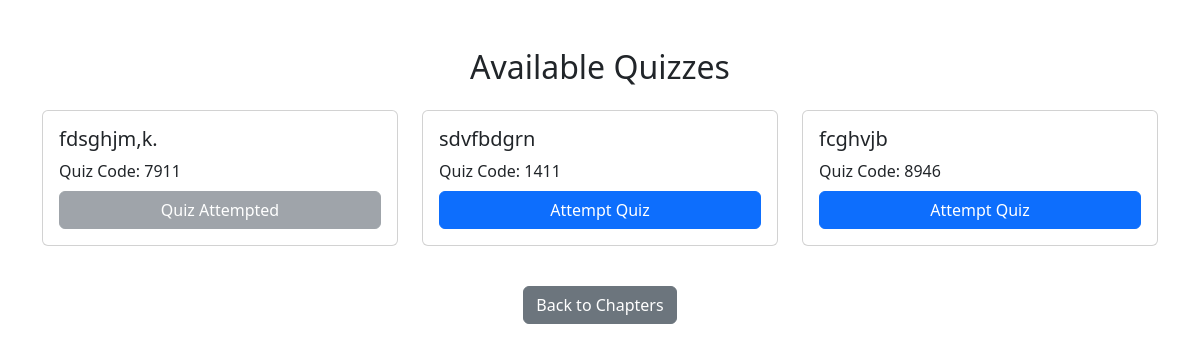
The page /user_quizzes/CSE003/8/quizzes (signed in) on the database its author committed.
### models/quiz.py (models this page shows)
class Quiz(db.Model):
    code = db.Column(db.String(4), primary_key=True)  # Unique 4-digit code
    name = db.Column(db.String(120), nullable=False)
    chapter_id = db.Column(db.Integer, db.ForeignKey('chapter.id'), nullable=False)
    date_of_quiz = db.Column(db.Date, default=date.today)
    time_duration = db.Column(db.String(5))  # Format hh:mm
    remarks = db.Column(db.Text)
    questions = db.relationship('Question', backref='quiz', lazy=True)

### controllers/user_controller.py (the view)
@user_bp.route('/user_quizzes/<subject_id>/<int:chapter_id>/quizzes')
def list_quizzes_for_chapter(subject_id, chapter_id):
    if 'username' not in session:
        flash("Please log in to attempt a quiz", "warning")
        return redirect(url_for('auth.login'))
    quizzes = Quiz.query.filter_by(chapter_id=chapter_id).all()
    if not quizzes:
        flash("No quizzes available in this chapter.", "warning")
        return redirect(url_for('user.list_quiz_chapters', subject_id=subject_id))
    user_id = session.get('user_id')
    attempted_responses = UserResponse.query.filter_by(user_id=user_id).all()
    attempted_quizzes = {response.quiz_code for response in attempted_responses}
    return render_template('users/list_quizzes.html',
                           subject_id=subject_id,
                           chapter_id=chapter_id,
                           quizzes=quizzes,
                           attempted_quizzes=attempted_quizzes)

### templates/users/list_quizzes.html (shortened to what this page needs)
<!DOCTYPE html>
<html lang="en">
<head>
  <link href="https://cdn.jsdelivr.net/npm/bootstrap@5.3.0/dist/css/bootstrap.min.css" rel="stylesheet">
</head>
<body>
  <div class="container mt-5">
    <h2 class="text-center mb-4">Available Quizzes</h2>
    <div class="row">
      {% for quiz in quizzes %}
      <div class="col-md-4 col-12 mb-3">
        <div class="card quiz-card">
          <div class="card-body d-flex flex-column justify-content-between">
            <div>
              <h5 class="card-title">{{ quiz.name }}</h5>
              <p class="card-text">Quiz Code: {{ quiz.code }}</p>
            </div>
            <div class="mt-2">
              {% if quiz.code in attempted_quizzes %}
                <button class="btn btn-secondary w-100" disabled>Quiz Attempted</button>
              {% else %}
                <a href="{{ url_for('user.attempt_quiz', subject_id=subject_id, chapter_id=chapter_id, quiz_code=quiz.code) }}" class="btn btn-primary w-100">Attempt Quiz</a>
              {% endif %}
            </div>
          </div>
        </div>
      </div>
      {% else %}
      <div class="col-12">
        <div class="alert alert-info">No quizzes available.</div>
      </div>
      {% endfor %}
    </div>
    <div class="text-center mt-4">
      <a href="{{ url_for('user.list_quiz_chapters', subject_id=subject_id) }}" class="btn btn-secondary">Back to Chapters</a>
    </div>
  </div>
</body>
</html>

### templates/users/list_quizzes.html (style rules this page uses)
.quiz-card { transition: transform 0.2s, box-shadow 0.2s; cursor: pointer; }

### rows shown on the page
Quiz: name "fdsghjm,k.", code "7911", shows "Quiz Attempted"
Quiz: name "sdvfbdgrn", code "1411"
Quiz: name "fcghvjb", code "8946"
